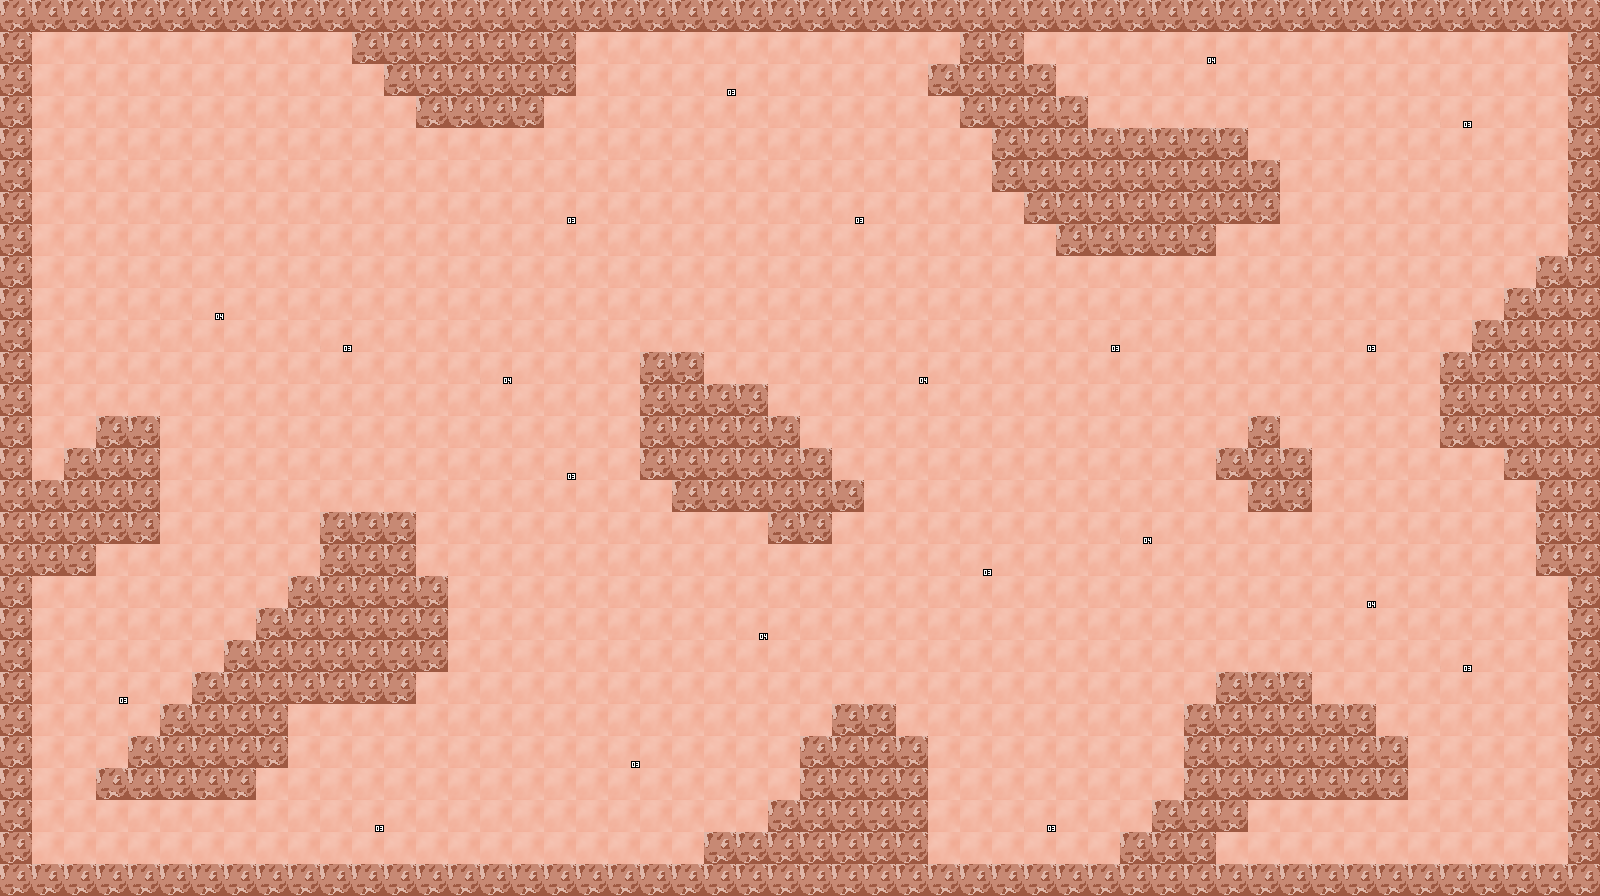

A level layout from a 2D game, rendered from its tile map. Below: a short description, then the map file with its tile-grid data intact:
An orthogonal 50x28 tile map with 32x32 px tiles, 2 tile layers (terrain, object), 2 tilesets.

<map version="1.2" tiledversion="1.3.4" orientation="orthogonal" renderorder="right-down" width="50" height="28" tilewidth="32" tileheight="32" infinite="0" nextlayerid="3" nextobjectid="1">
 <tileset firstgid="1" source="terrain.tsx" />
 <tileset firstgid="129" source="object.tsx" />
 <layer id="1" name="terrain" width="50" height="28">
  <data encoding="csv">
2,2,2,2,2,2,2,2,2,2,2,2,2,2,2,2,2,2,2,2,2,2,2,2,2,2,2,2,2,2,2,2,2,2,2,2,2,2,2,2,2,2,2,2,2,2,2,2,2,2,
2,1,1,1,1,1,1,1,1,1,1,2,2,2,2,2,2,2,1,1,1,1,1,1,1,1,1,1,1,1,2,2,1,1,1,1,1,1,1,1,1,1,1,1,1,1,1,1,1,2,
2,1,1,1,1,1,1,1,1,1,1,1,2,2,2,2,2,2,1,1,1,1,1,1,1,1,1,1,1,2,2,2,2,1,1,1,1,1,1,1,1,1,1,1,1,1,1,1,1,2,
2,1,1,1,1,1,1,1,1,1,1,1,1,2,2,2,2,1,1,1,1,1,1,1,1,1,1,1,1,1,2,2,2,2,1,1,1,1,1,1,1,1,1,1,1,1,1,1,1,2,
2,1,1,1,1,1,1,1,1,1,1,1,1,1,1,1,1,1,1,1,1,1,1,1,1,1,1,1,1,1,1,2,2,2,2,2,2,2,2,1,1,1,1,1,1,1,1,1,1,2,
2,1,1,1,1,1,1,1,1,1,1,1,1,1,1,1,1,1,1,1,1,1,1,1,1,1,1,1,1,1,1,2,2,2,2,2,2,2,2,2,1,1,1,1,1,1,1,1,1,2,
2,1,1,1,1,1,1,1,1,1,1,1,1,1,1,1,1,1,1,1,1,1,1,1,1,1,1,1,1,1,1,1,2,2,2,2,2,2,2,2,1,1,1,1,1,1,1,1,1,2,
2,1,1,1,1,1,1,1,1,1,1,1,1,1,1,1,1,1,1,1,1,1,1,1,1,1,1,1,1,1,1,1,1,2,2,2,2,2,1,1,1,1,1,1,1,1,1,1,1,2,
2,1,1,1,1,1,1,1,1,1,1,1,1,1,1,1,1,1,1,1,1,1,1,1,1,1,1,1,1,1,1,1,1,1,1,1,1,1,1,1,1,1,1,1,1,1,1,1,2,2,
2,1,1,1,1,1,1,1,1,1,1,1,1,1,1,1,1,1,1,1,1,1,1,1,1,1,1,1,1,1,1,1,1,1,1,1,1,1,1,1,1,1,1,1,1,1,1,2,2,2,
2,1,1,1,1,1,1,1,1,1,1,1,1,1,1,1,1,1,1,1,1,1,1,1,1,1,1,1,1,1,1,1,1,1,1,1,1,1,1,1,1,1,1,1,1,1,2,2,2,2,
2,1,1,1,1,1,1,1,1,1,1,1,1,1,1,1,1,1,1,1,2,2,1,1,1,1,1,1,1,1,1,1,1,1,1,1,1,1,1,1,1,1,1,1,1,2,2,2,2,2,
2,1,1,1,1,1,1,1,1,1,1,1,1,1,1,1,1,1,1,1,2,2,2,2,1,1,1,1,1,1,1,1,1,1,1,1,1,1,1,1,1,1,1,1,1,2,2,2,2,2,
2,1,1,2,2,1,1,1,1,1,1,1,1,1,1,1,1,1,1,1,2,2,2,2,2,1,1,1,1,1,1,1,1,1,1,1,1,1,1,2,1,1,1,1,1,2,2,2,2,2,
2,1,2,2,2,1,1,1,1,1,1,1,1,1,1,1,1,1,1,1,2,2,2,2,2,2,1,1,1,1,1,1,1,1,1,1,1,1,2,2,2,1,1,1,1,1,1,2,2,2,
2,2,2,2,2,1,1,1,1,1,1,1,1,1,1,1,1,1,1,1,1,2,2,2,2,2,2,1,1,1,1,1,1,1,1,1,1,1,1,2,2,1,1,1,1,1,1,1,2,2,
2,2,2,2,2,1,1,1,1,1,2,2,2,1,1,1,1,1,1,1,1,1,1,1,2,2,1,1,1,1,1,1,1,1,1,1,1,1,1,1,1,1,1,1,1,1,1,1,2,2,
2,2,2,1,1,1,1,1,1,1,2,2,2,1,1,1,1,1,1,1,1,1,1,1,1,1,1,1,1,1,1,1,1,1,1,1,1,1,1,1,1,1,1,1,1,1,1,1,2,2,
2,1,1,1,1,1,1,1,1,2,2,2,2,2,1,1,1,1,1,1,1,1,1,1,1,1,1,1,1,1,1,1,1,1,1,1,1,1,1,1,1,1,1,1,1,1,1,1,1,2,
2,1,1,1,1,1,1,1,2,2,2,2,2,2,1,1,1,1,1,1,1,1,1,1,1,1,1,1,1,1,1,1,1,1,1,1,1,1,1,1,1,1,1,1,1,1,1,1,1,2,
2,1,1,1,1,1,1,2,2,2,2,2,2,2,1,1,1,1,1,1,1,1,1,1,1,1,1,1,1,1,1,1,1,1,1,1,1,1,1,1,1,1,1,1,1,1,1,1,1,2,
2,1,1,1,1,1,2,2,2,2,2,2,2,1,1,1,1,1,1,1,1,1,1,1,1,1,1,1,1,1,1,1,1,1,1,1,1,1,2,2,2,1,1,1,1,1,1,1,1,2,
2,1,1,1,1,2,2,2,2,1,1,1,1,1,1,1,1,1,1,1,1,1,1,1,1,1,2,2,1,1,1,1,1,1,1,1,1,2,2,2,2,2,2,1,1,1,1,1,1,2,
2,1,1,1,2,2,2,2,2,1,1,1,1,1,1,1,1,1,1,1,1,1,1,1,1,2,2,2,2,1,1,1,1,1,1,1,1,2,2,2,2,2,2,2,1,1,1,1,1,2,
2,1,1,2,2,2,2,2,1,1,1,1,1,1,1,1,1,1,1,1,1,1,1,1,1,2,2,2,2,1,1,1,1,1,1,1,1,2,2,2,2,2,2,2,1,1,1,1,1,2,
2,1,1,1,1,1,1,1,1,1,1,1,1,1,1,1,1,1,1,1,1,1,1,1,2,2,2,2,2,1,1,1,1,1,1,1,2,2,2,1,1,1,1,1,1,1,1,1,1,2,
2,1,1,1,1,1,1,1,1,1,1,1,1,1,1,1,1,1,1,1,1,1,2,2,2,2,2,2,2,1,1,1,1,1,1,2,2,2,1,1,1,1,1,1,1,1,1,1,1,2,
2,2,2,2,2,2,2,2,2,2,2,2,2,2,2,2,2,2,2,2,2,2,2,2,2,2,2,2,2,2,2,2,2,2,2,2,2,2,2,2,2,2,2,2,2,2,2,2,2,2
</data>
 </layer>
 <layer id="2" name="object" width="50" height="28">
  <data encoding="csv">
0,0,0,0,0,0,0,0,0,0,0,0,0,0,0,0,0,0,0,0,0,0,0,0,0,0,0,0,0,0,0,0,0,0,0,0,0,0,0,0,0,0,0,0,0,0,0,0,0,0,
0,0,0,0,0,0,0,0,0,0,0,0,0,0,0,0,0,0,0,0,0,0,0,0,0,0,0,0,0,0,0,0,0,0,0,0,0,133,0,0,0,0,0,0,0,0,0,0,0,0,
0,0,0,0,0,0,0,0,0,0,0,0,0,0,0,0,0,0,0,0,0,0,132,0,0,0,0,0,0,0,0,0,0,0,0,0,0,0,0,0,0,0,0,0,0,0,0,0,0,0,
0,0,0,0,0,0,0,0,0,0,0,0,0,0,0,0,0,0,0,0,0,0,0,0,0,0,0,0,0,0,0,0,0,0,0,0,0,0,0,0,0,0,0,0,0,132,0,0,0,0,
0,0,0,0,0,0,0,0,0,0,0,0,0,0,0,0,0,0,0,0,0,0,0,0,0,0,0,0,0,0,0,0,0,0,0,0,0,0,0,0,0,0,0,0,0,0,0,0,0,0,
0,0,0,0,0,0,0,0,0,0,0,0,0,0,0,0,0,0,0,0,0,0,0,0,0,0,0,0,0,0,0,0,0,0,0,0,0,0,0,0,0,0,0,0,0,0,0,0,0,0,
0,0,0,0,0,0,0,0,0,0,0,0,0,0,0,0,0,132,0,0,0,0,0,0,0,0,132,0,0,0,0,0,0,0,0,0,0,0,0,0,0,0,0,0,0,0,0,0,0,0,
0,0,0,0,0,0,0,0,0,0,0,0,0,0,0,0,0,0,0,0,0,0,0,0,0,0,0,0,0,0,0,0,0,0,0,0,0,0,0,0,0,0,0,0,0,0,0,0,0,0,
0,0,0,0,0,0,0,0,0,0,0,0,0,0,0,0,0,0,0,0,0,0,0,0,0,0,0,0,0,0,0,0,0,0,0,0,0,0,0,0,0,0,0,0,0,0,0,0,0,0,
0,0,0,0,0,0,133,0,0,0,0,0,0,0,0,0,0,0,0,0,0,0,0,0,0,0,0,0,0,0,0,0,0,0,0,0,0,0,0,0,0,0,0,0,0,0,0,0,0,0,
0,0,0,0,0,0,0,0,0,0,132,0,0,0,0,0,0,0,0,0,0,0,0,0,0,0,0,0,0,0,0,0,0,0,132,0,0,0,0,0,0,0,132,0,0,0,0,0,0,0,
0,0,0,0,0,0,0,0,0,0,0,0,0,0,0,133,0,0,0,0,0,0,0,0,0,0,0,0,133,0,0,0,0,0,0,0,0,0,0,0,0,0,0,0,0,0,0,0,0,0,
0,0,0,0,0,0,0,0,0,0,0,0,0,0,0,0,0,0,0,0,0,0,0,0,0,0,0,0,0,0,0,0,0,0,0,0,0,0,0,0,0,0,0,0,0,0,0,0,0,0,
0,0,0,0,0,0,0,0,0,0,0,0,0,0,0,0,0,0,0,0,0,0,0,0,0,0,0,0,0,0,0,0,0,0,0,0,0,0,0,0,0,0,0,0,0,0,0,0,0,0,
0,0,0,0,0,0,0,0,0,0,0,0,0,0,0,0,0,132,0,0,0,0,0,0,0,0,0,0,0,0,0,0,0,0,0,0,0,0,0,0,0,0,0,0,0,0,0,0,0,0,
0,0,0,0,0,0,0,0,0,0,0,0,0,0,0,0,0,0,0,0,0,0,0,0,0,0,0,0,0,0,0,0,0,0,0,0,0,0,0,0,0,0,0,0,0,0,0,0,0,0,
0,0,0,0,0,0,0,0,0,0,0,0,0,0,0,0,0,0,0,0,0,0,0,0,0,0,0,0,0,0,0,0,0,0,0,133,0,0,0,0,0,0,0,0,0,0,0,0,0,0,
0,0,0,0,0,0,0,0,0,0,0,0,0,0,0,0,0,0,0,0,0,0,0,0,0,0,0,0,0,0,132,0,0,0,0,0,0,0,0,0,0,0,0,0,0,0,0,0,0,0,
0,0,0,0,0,0,0,0,0,0,0,0,0,0,0,0,0,0,0,0,0,0,0,0,0,0,0,0,0,0,0,0,0,0,0,0,0,0,0,0,0,0,133,0,0,0,0,0,0,0,
0,0,0,0,0,0,0,0,0,0,0,0,0,0,0,0,0,0,0,0,0,0,0,133,0,0,0,0,0,0,0,0,0,0,0,0,0,0,0,0,0,0,0,0,0,0,0,0,0,0,
0,0,0,0,0,0,0,0,0,0,0,0,0,0,0,0,0,0,0,0,0,0,0,0,0,0,0,0,0,0,0,0,0,0,0,0,0,0,0,0,0,0,0,0,0,132,0,0,0,0,
0,0,0,132,0,0,0,0,0,0,0,0,0,0,0,0,0,0,0,0,0,0,0,0,0,0,0,0,0,0,0,0,0,0,0,0,0,0,0,0,0,0,0,0,0,0,0,0,0,0,
0,0,0,0,0,0,0,0,0,0,0,0,0,0,0,0,0,0,0,0,0,0,0,0,0,0,0,0,0,0,0,0,0,0,0,0,0,0,0,0,0,0,0,0,0,0,0,0,0,0,
0,0,0,0,0,0,0,0,0,0,0,0,0,0,0,0,0,0,0,132,0,0,0,0,0,0,0,0,0,0,0,0,0,0,0,0,0,0,0,0,0,0,0,0,0,0,0,0,0,0,
0,0,0,0,0,0,0,0,0,0,0,0,0,0,0,0,0,0,0,0,0,0,0,0,0,0,0,0,0,0,0,0,0,0,0,0,0,0,0,0,0,0,0,0,0,0,0,0,0,0,
0,0,0,0,0,0,0,0,0,0,0,132,0,0,0,0,0,0,0,0,0,0,0,0,0,0,0,0,0,0,0,0,132,0,0,0,0,0,0,0,0,0,0,0,0,0,0,0,0,0,
0,0,0,0,0,0,0,0,0,0,0,0,0,0,0,0,0,0,0,0,0,0,0,0,0,0,0,0,0,0,0,0,0,0,0,0,0,0,0,0,0,0,0,0,0,0,0,0,0,0,
0,0,0,0,0,0,0,0,0,0,0,0,0,0,0,0,0,0,0,0,0,0,0,0,0,0,0,0,0,0,0,0,0,0,0,0,0,0,0,0,0,0,0,0,0,0,0,0,0,0
</data>
 </layer>
</map>
